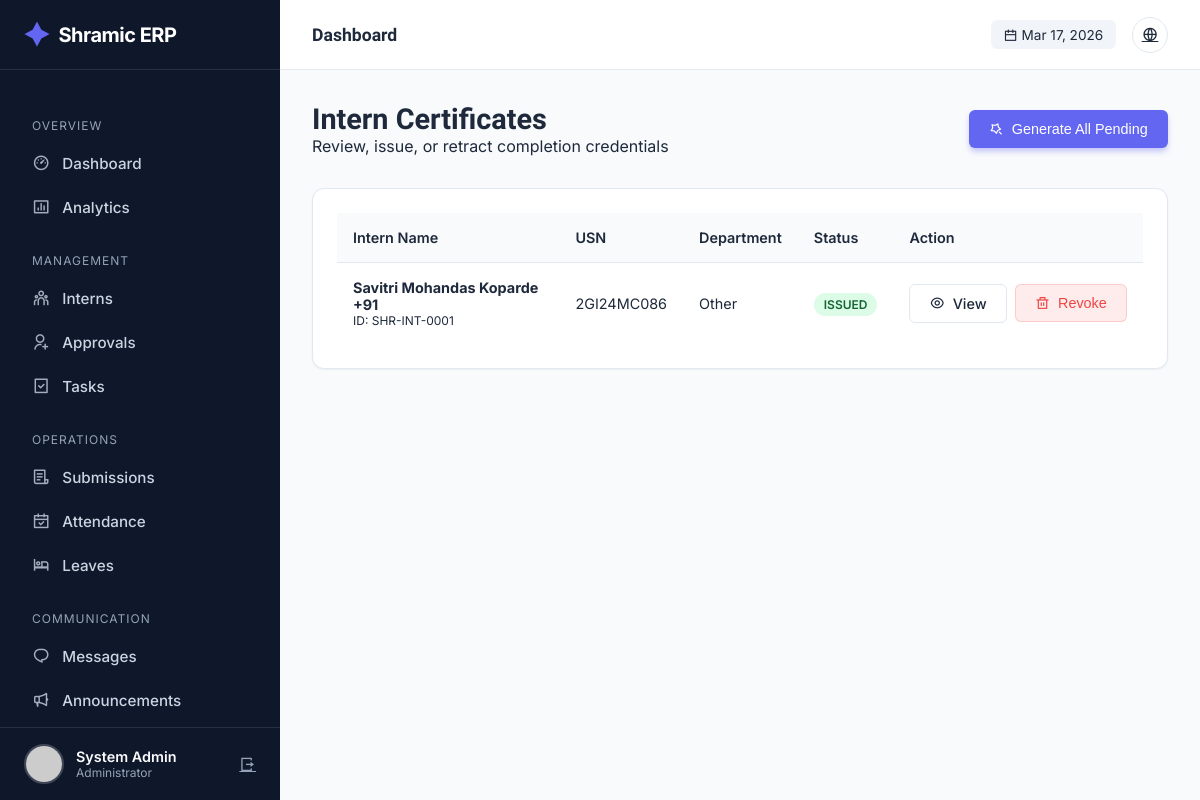
Screenshot of /admin/certificates (signed in) with the database file from the repository.
### tables this page shows
CREATE TABLE users (
            id INTEGER PRIMARY KEY AUTOINCREMENT,
            intern_id TEXT UNIQUE,
            usn TEXT UNIQUE NOT NULL,
            full_name TEXT NOT NULL,
            phone TEXT NOT NULL,
            email TEXT UNIQUE NOT NULL,
            password_hash TEXT NOT NULL,
            role TEXT NOT NULL,
            photo_url TEXT,
            status TEXT DEFAULT 'PENDING',
            is_admin BOOLEAN DEFAULT 0,
            department TEXT,
            join_date DATE,
            emergency_contact TEXT,
            address TEXT,
            last_login TIMESTAMP,
            login_count INTEGER DEFAULT 0,
            created_at TIMESTAMP DEFAULT CURRENT_TIMESTAMP,
            updated_at TIMESTAMP DEFAULT CURRENT_TIMESTAMP
        );

CREATE TABLE certificates (
            id INTEGER PRIMARY KEY AUTOINCREMENT,
            user_id INTEGER,
            certificate_type TEXT NOT NULL,
            issue_date DATE DEFAULT CURRENT_DATE,
            certificate_number TEXT UNIQUE,
            file_url TEXT,
            verification_code TEXT UNIQUE,
            performance_grade TEXT,
            skills_acquired TEXT,
            projects_completed INTEGER,
            created_at TIMESTAMP DEFAULT CURRENT_TIMESTAMP,
            FOREIGN KEY (user_id) REFERENCES users(id)
        );

### app.py (the view)
@app.route('/admin/certificates')
@login_required
@admin_required
def admin_certificates():
    conn = get_db_connection()
    cur = conn.cursor()
    cur.execute("""
        SELECT u.id, u.intern_id, u.full_name, u.role, u.department, u.usn,
               c.id as cert_id, c.certificate_number, c.issue_date
        FROM users u
        LEFT JOIN certificates c ON u.id = c.user_id
        WHERE u.is_admin = 0 AND u.status = 'APPROVED'
        ORDER BY u.full_name ASC
    """)
    interns = [dict(row) for row in cur.fetchall()]
    conn.close()
    return render_template('admin/certificates.html',
                          interns=interns,
                          now=datetime.now())

### app.py (called while the page is built)
def get_db_connection():
    conn = sqlite3.connect(DATABASE)
    conn.row_factory = sqlite3.Row
    return conn

@login_manager.user_loader
def load_user(user_id):
    conn = get_db_connection()
    cur = conn.cursor()
    cur.execute("SELECT * FROM users WHERE id = ?", (user_id,))
    user_data = cur.fetchone()
    conn.close()
    return User(dict(user_data)) if user_data else None

def admin_required(f):
    @wraps(f)
    def decorated_function(*args, **kwargs):
        if not current_user.is_authenticated or not current_user.is_admin:
            flash('Admin privileges required', 'error')
            return redirect(url_for('admin_login'))
        return f(*args, **kwargs)
    return decorated_function

@app.before_request
def handle_preflight():
    if request.method == "OPTIONS":
        response = make_response()
        origin = request.headers.get('Origin')
        if origin:
            response.headers.add("Access-Control-Allow-Origin", origin)
        response.headers.add("Access-Control-Allow-Headers", "Content-Type,Authorization,Cookie,Set-Cookie,X-Requested-With")
        response.headers.add("Access-Control-Allow-Methods", "GET,POST,PUT,DELETE,OPTIONS")
        response.headers.add("Access-Control-Allow-Credentials", "true")
        return response

@app.after_request
def after_request(response):
    origin = request.headers.get('Origin')
    if origin:
        response.headers.add('Access-Control-Allow-Origin', origin)
    response.headers.add('Access-Control-Allow-Credentials', 'true')
    response.headers.add('Access-Control-Allow-Headers', 'Content-Type,Authorization,Cookie,Set-Cookie')
    response.headers.add('Access-Control-Allow-Methods', 'GET,POST,PUT,DELETE,OPTIONS')
    return response

### ERP-main/templates/admin/certificates.html (shortened to what this page needs)
{% extends "admin/base.html" %}  {% block content %}
<div
  style="
    display: flex;
    justify-content: space-between;
    align-items: center;
    margin-bottom: 2rem;
  "
>
  <div>
    <h2 style="font-size: 1.8rem; font-weight: 700">Intern Certificates</h2>
    <p style="color: var(--text-secondary)">
      Review, issue, or retract completion credentials
    </p>
  </div>
  <form
    action="{{ url_for('admin_generate_all_certificates') }}"
    method="POST"
    onsubmit="
      return confirm('Generate certificates for all eligible interns?');
    "
  >
    <button class="btn btn-primary">
      <i class="ri-magic-line"></i> Generate All Pending
    </button>
  </form>
</div>
<div class="card">
  <div class="table-container">
    <table>
      <thead>
        <tr>
          <th>Intern Name</th>
          <th>USN</th>
          <th>Department</th>
          <th>Status</th>
          <th>Action</th>
        </tr>
      </thead>
      <tbody>
        {% for intern in interns %}
        <tr>
          <td>
            <div style="font-weight: 700">{{ intern.full_name }}</div>
            <div style="font-size: 0.75rem; color: var(--text-secondary)">
              ID: {{ intern.intern_id }}
            </div>
          </td>
          <td>{{ intern.usn }}</td>
          <td>{{ intern.department }}</td>
          <td>
            {% if intern.cert_id %}
            <span class="badge badge-success">Issued</span>
            {% else %}
            <span class="badge" style="background: #f1f5f9; color: #64748b"
              >Not Issued</span
            >
            {% endif %}
          </td>
          <td>
            {% if intern.cert_id %}
            <div style="display: flex; gap: 8px">
              <a
                href="{{ url_for('admin_view_certificate', cert_id=intern.cert_id) }}"
                class="btn btn-outline btn-sm"
              >
                <i class="ri-eye-line"></i> View
              </a>
              <form
                action="{{ url_for('admin_delete_certificate', cert_id=intern.cert_id) }}"
                method="POST"
                onsubmit="return confirm('REVOKE CERTIFICATE?');"
              >
                <button
                  class="btn btn-sm"
                  style="
                    background: rgba(239, 68, 68, 0.1);
                    color: #ef4444;
                    border: 1px solid rgba(239, 68, 68, 0.2);
                  "
                >
                  <i class="ri-delete-bin-line"></i> Revoke
                </button>
              </form>
            </div>
            {% endif %}
          </td>
        </tr>
        {% endfor %}
      </tbody>
    </table>
  </div>
</div>
{% endblock %}

### ERP-main/templates/admin/base.html (shortened to what this page needs)
<!doctype html>
<html lang="en">
  <head>
    <link
      href="https://cdn.jsdelivr.net/npm/remixicon@4.1.0/fonts/remixicon.css"
      rel="stylesheet"
    />
  </head>
  <body>
    <aside class="sidebar" id="sidebar">
      <a href="/" class="brand">
        <i class="ri-shining-2-fill"></i> Shramic ERP
      </a>
      <ul class="nav-menu">
        <li class="nav-label">Overview</li>
        <li>
          <a
            href="{{ url_for('admin_dashboard') }}"
            class="nav-link {% if request.endpoint == 'admin_dashboard' %}active{% endif %}"
            ><i class="ri-dashboard-3-line"></i> Dashboard</a
          >
        </li>
        <li>
          <a
            href="{{ url_for('admin_analytics') }}"
            class="nav-link {% if request.endpoint == 'admin_analytics' %}active{% endif %}"
            ><i class="ri-bar-chart-box-line"></i> Analytics</a
          >
        </li>
        <li class="nav-label">Management</li>
        <li>
          <a
            href="{{ url_for('admin_interns') }}"
            class="nav-link {% if request.endpoint == 'admin_interns' %}active{% endif %}"
            ><i class="ri-team-line"></i> Interns</a
          >
        </li>
        <li>
          <a
            href="{{ url_for('admin_approvals') }}"
            class="nav-link {% if request.endpoint == 'admin_approvals' %}active{% endif %}"
            ><i class="ri-user-add-line"></i> Approvals</a
          >
        </li>
        <li>
          <a
            href="{{ url_for('admin_tasks') }}"
            class="nav-link {% if request.endpoint == 'admin_tasks' %}active{% endif %}"
            ><i class="ri-task-line"></i> Tasks</a
          >
        </li>
        <li class="nav-label">Operations</li>
        <li>
          <a
            href="{{ url_for('admin_submissions') }}"
            class="nav-link {% if request.endpoint == 'admin_submissions' %}active{% endif %}"
            ><i class="ri-file-list-3-line"></i> Submissions</a
          >
        </li>
        <li>
          <a
            href="{{ url_for('admin_attendance') }}"
            class="nav-link {% if request.endpoint == 'admin_attendance' %}active{% endif %}"
            ><i class="ri-calendar-check-line"></i> Attendance</a
          >
        </li>
        <li>
          <a
            href="{{ url_for('admin_leaves') }}"
            class="nav-link {% if request.endpoint == 'admin_leaves' %}active{% endif %}"
            ><i class="ri-hotel-bed-line"></i> Leaves</a
          >
        </li>
        <li class="nav-label">Communication</li>
        <li>
          <a
            href="{{ url_for('admin_messages') }}"
            class="nav-link {% if request.endpoint == 'admin_messages' %}active{% endif %}"
            ><i class="ri-chat-1-line"></i> Messages</a
          >
        </li>
        <li>
          <a
            href="{{ url_for('admin_announcements') }}"
            class="nav-link {% if request.endpoint == 'admin_announcements' %}active{% endif %}"
            ><i class="ri-megaphone-line"></i> Announcements</a
          >
        </li>
      </ul>
      <div class="user-profile">
        <img
          src="{{ url_for('static', filename='uploads/profiles/' + current_user.photo_url) if current_user.photo_url else 'https://ui-avatars.com/api/?name=Admin&background=random' }}"
          class="user-avatar"
          alt="Admin"
        />
        <div style="flex: 1; overflow: hidden">
          <div
            style="
              font-weight: 600;
              font-size: 0.9rem;
              white-space: nowrap;
              text-overflow: ellipsis;
            "
          >
            {{ current_user.full_name }}
          </div>
          <div style="font-size: 0.75rem; color: var(--text-light)">
            Administrator
          </div>
        </div>
        <a
          href="{{ url_for('logout') }}"
          title="Logout"
          style="color: var(--text-light)"
          ><i class="ri-logout-box-r-line"></i
        ></a>
      </div>
    </aside>
    <div class="main-wrapper">
      <header class="top-header">
        <div style="display: flex; align-items: center; gap: 1rem">
          <h2 class="page-title">
            {% block page_title %}Dashboard{% endblock %}
          </h2>
        </div>
        <div class="header-actions">
          <div
            style="
              font-size: 0.85rem;
              color: var(--text-secondary);
              background: #f1f5f9;
              padding: 0.4rem 0.8rem;
              border-radius: 6px;
            "
          >
            <i class="ri-calendar-line"></i> {{ now.strftime('%b %d, %Y') }}
          </div>
          <a href="{{ url_for('index') }}" class="btn-icon" title="View Site"
            ><i class="ri-global-line"></i
          ></a>
        </div>
      </header>
      <div class="content">
         {% block content %}{% endblock %}
      </div>
    </div>
  </body>
</html>

### ERP-main/templates/admin/base.html (style rules this page uses)
:root { --bg-body: #f8fafc; --bg-surface: #ffffff; --bg-sidebar: #0f172a; --primary: #6366f1; --primary-hover: #4f46e5; --secondary: #64748b; --text-main: #1e293b; --text-light: #94a3b8; --text-white: #f8fafc; --success: #10b981; --warning: #f59e0b; --danger: #ef4444; --border: #e2e8f0; --sidebar-width: 280px; --header-height: 70px; --shadow-sm: 0 1px 2px 0 rgb(0 0 0 / 0.05); --shadow-lg: 0 10px 15px -3px rgb(0 0 0 / 0.1), 0 4px 6px -4px rgb(0 0 0 / 0.1); --radius: 12px; }
* { margin: 0; padding: 0; box-sizing: border-box; }
body { font-family: "Inter", sans-serif; background-color: var(--bg-body); color: var(--text-main); display: flex; min-height: 100vh; }
h1, h2, h3, h4, h5 { font-family: "Plus Jakarta Sans", sans-serif; font-weight: 700; }
.sidebar { width: var(--sidebar-width); background: var(--bg-sidebar); color: var(--text-white); position: fixed; height: 100vh; display: flex; flex-direction: column; transition: transform 0.3s ease; z-index: 50; }
.brand { height: var(--header-height); display: flex; align-items: center; padding: 0 1.5rem; border-bottom: 1px solid rgba(255, 255, 255, 0.1); font-size: 1.25rem; font-weight: 700; letter-spacing: -0.5px; color: white; text-decoration: none; }
.brand i { color: var(--primary); margin-right: 10px; font-size: 1.5rem; }
.nav-menu { flex: 1; padding: 1.5rem 1rem; overflow-y: auto; list-style: none; }
.nav-label { font-size: 0.75rem; text-transform: uppercase; letter-spacing: 1px; color: var(--text-light); margin: 1.5rem 0 0.5rem 1rem; }
.nav-link { display: flex; align-items: center; gap: 12px; padding: 0.75rem 1rem; border-radius: 8px; color: #cbd5e1; text-decoration: none; transition: 0.2s; font-weight: 500; font-size: 0.95rem; }
.nav-link i { font-size: 1.1rem; opacity: 0.8; }
.user-profile { padding: 1rem 1.5rem; border-top: 1px solid rgba(255, 255, 255, 0.1); display: flex; align-items: center; gap: 12px; }
.user-avatar { width: 40px; height: 40px; border-radius: 50%; object-fit: cover; border: 2px solid rgba(255, 255, 255, 0.2); }
.main-wrapper { flex: 1; margin-left: var(--sidebar-width); display: flex; flex-direction: column; width: calc(100% - var(--sidebar-width)); }
.top-header { height: var(--header-height); background: var(--bg-surface); border-bottom: 1px solid var(--border); display: flex; align-items: center; justify-content: space-between; padding: 0 2rem; position: sticky; top: 0; z-index: 40; }
.page-title { font-size: 1.1rem; color: var(--text-main); }
.header-actions { display: flex; align-items: center; gap: 1rem; }
.btn-icon { width: 36px; height: 36px; border-radius: 50%; border: 1px solid var(--border); display: flex; align-items: center; justify-content: center; color: var(--text-secondary); cursor: pointer; transition: 0.2s; background: white; }
.content { padding: 2rem; }
.card { background: var(--bg-surface); border: 1px solid var(--border); border-radius: var(--radius); padding: 1.5rem; box-shadow: var(--shadow-sm); position: relative; overflow: hidden; }
.btn { display: inline-flex; align-items: center; gap: 8px; padding: 0.6rem 1.2rem; border-radius: 6px; font-size: 0.9rem; font-weight: 500; text-decoration: none; cursor: pointer; transition: 0.2s; border: 1px solid transparent; }
.btn-primary { background: var(--primary); color: white; box-shadow: 0 4px 6px -1px rgba(99, 102, 241, 0.4); }
.btn-outline { background: white; border-color: var(--border); color: var(--text-main); }
.table-container { overflow-x: auto; }
table { width: 100%; border-collapse: collapse; font-size: 0.9rem; }
th { text-align: left; padding: 1rem; background: #f8fafc; color: var(--text-secondary); font-weight: 600; border-bottom: 1px solid var(--border); }
td { padding: 1rem; border-bottom: 1px solid var(--border); vertical-align: middle; }
tr:last-child td { border-bottom: none; }
.badge { padding: 4px 10px; border-radius: 20px; font-size: 0.75rem; font-weight: 600; text-transform: uppercase; }
.badge-success { background: #dcfce7; color: #166534; }

### rows the page displays
users: full_name "System Admin"
certificates: full_name "Savitri Mohandas Koparde +91", intern_id "SHR-INT-0001", usn "2GI24MC086", department "Other", shows "ISSUED"
